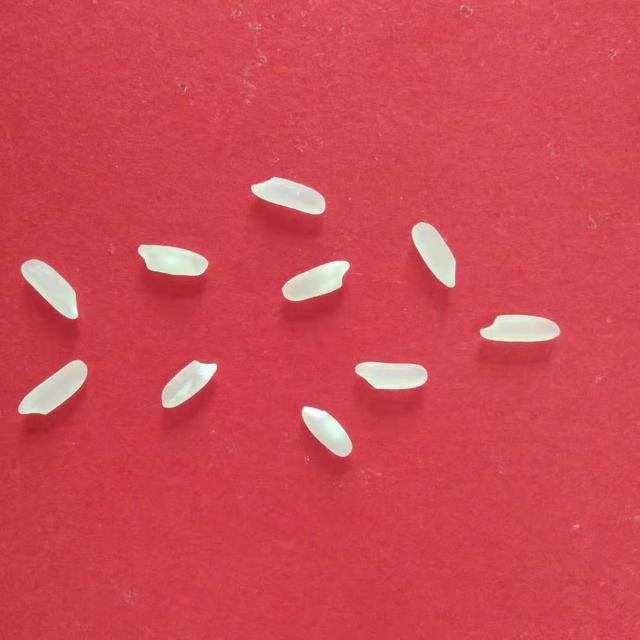
#> input picture test/0.jpg, 640 x 640 px
$ python opencv.py
#> lines starting #> are read from the running program, lines starting #| are printed output that depends on the picture
import cv2
import numpy as np
image = cv2.imread('./test/0.jpg')
#> image is the input picture: shape (640, 640, 3); mean B, G, R 84.3, 72.4, 208.6
# img = np.zeros((512, 512, 3), np.uint8)
# cv2.line(img, (0, 0), (511, 511), (255, 0, 0), 5) #画线
# cv2.rectangle(img, (384, 0), (510, 128), (0, 255, 0), 3)#画矩形框，左下角坐标和右上角坐标
# cv2.circle(img, (447, 63), 63, (0, 0, 255), -1)  #画圆
# cv2.putText(img, 'OpenCV', (10, 500), font, 4, (255, 255, 255), 2) #在图片中写字，name font is not defined

# image = image[15:150,15:150] #对图片进行裁剪

b, g, r = cv2.split(image) #图片拆分
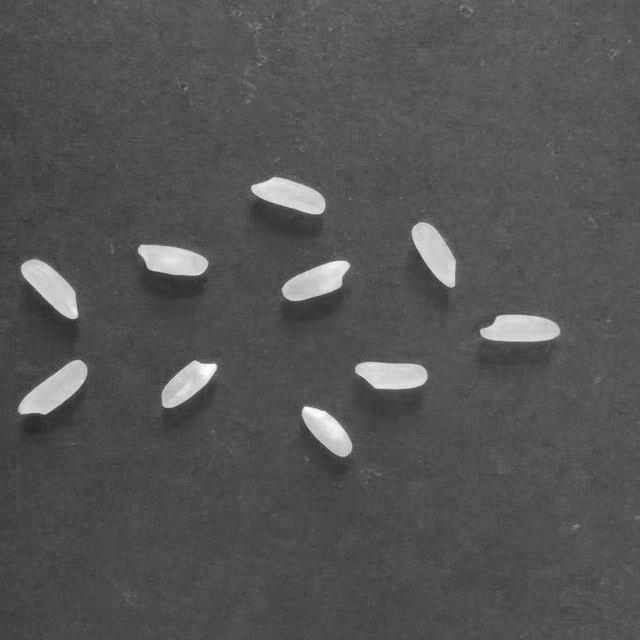
#> b: shape (640, 640); min 37, max 255, mean 84.3
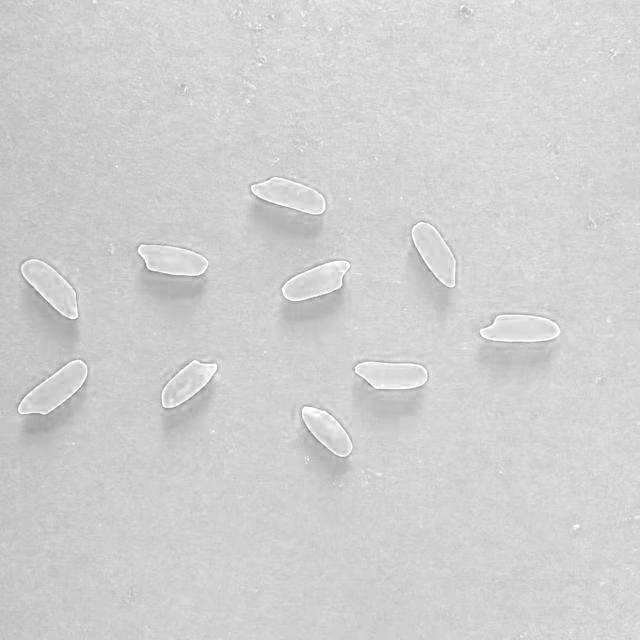
#> r: shape (640, 640); min 122, max 255, mean 208.6
# img = cv2.merge(b, g, r) #图片合并


cv2.imshow('image',r)

cv2.waitKey(0)
cv2.destroyAllWindows()

$ run again, with test/4.jpg copied over test/0.jpg
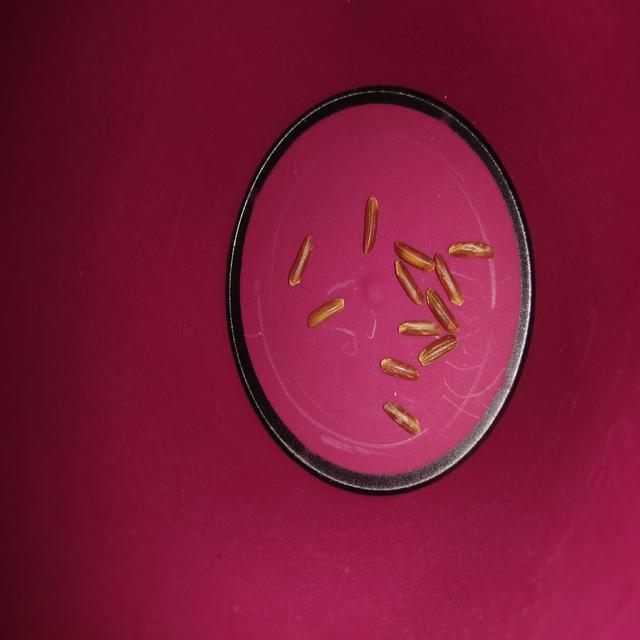
#> input picture test/4.jpg, 640 x 640 px
#> image is the input picture: shape (640, 640, 3); mean B, G, R 54.1, 24, 124.2
#> `b, g, r = cv2.split(image)`:
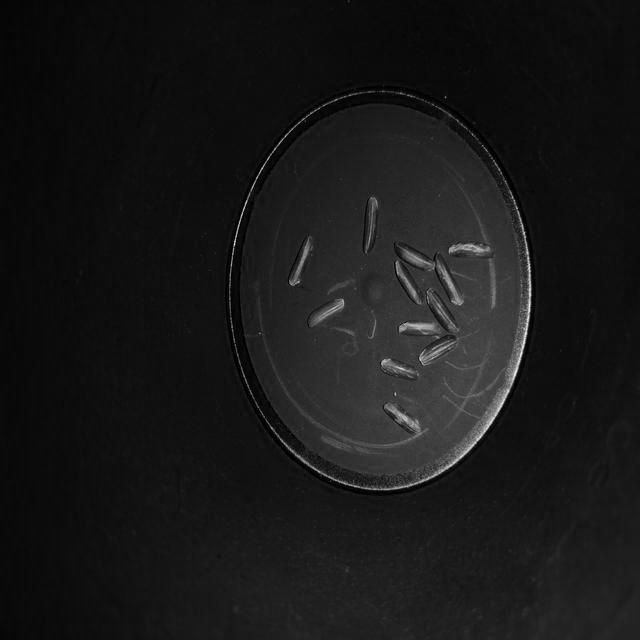
#> g: shape (640, 640); min 0, max 241, mean 24
#> `b, g, r = cv2.split(image)`:
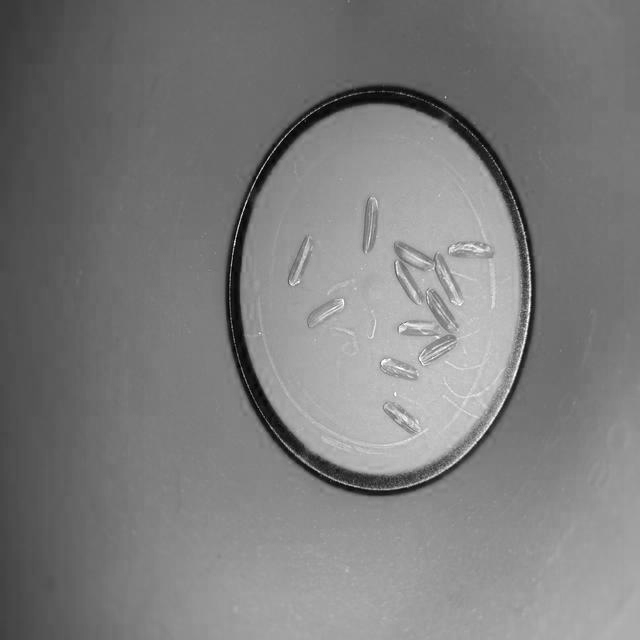
#> r: shape (640, 640); min 0, max 255, mean 124.2

$ run again, with test/5.jpg copied over test/0.jpg
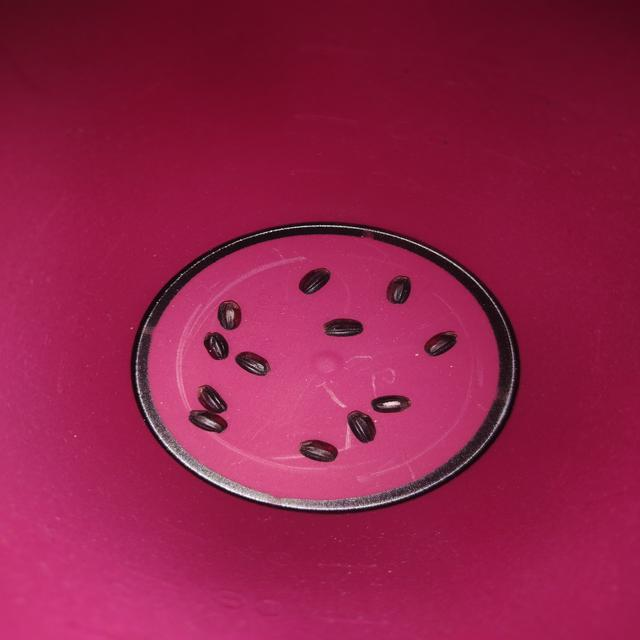
#> input picture test/5.jpg, 640 x 640 px
#> image is the input picture: shape (640, 640, 3); mean B, G, R 71.8, 31.3, 147
#> `b, g, r = cv2.split(image)`:
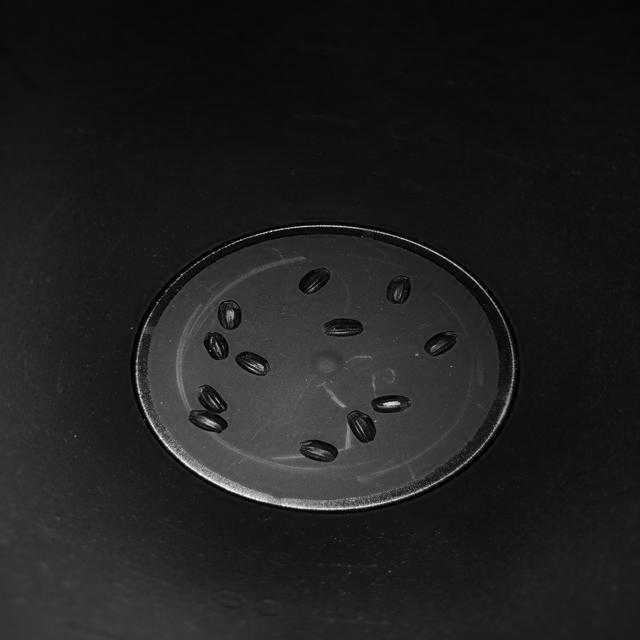
#> g: shape (640, 640); min 0, max 253, mean 31.3
#> `b, g, r = cv2.split(image)`:
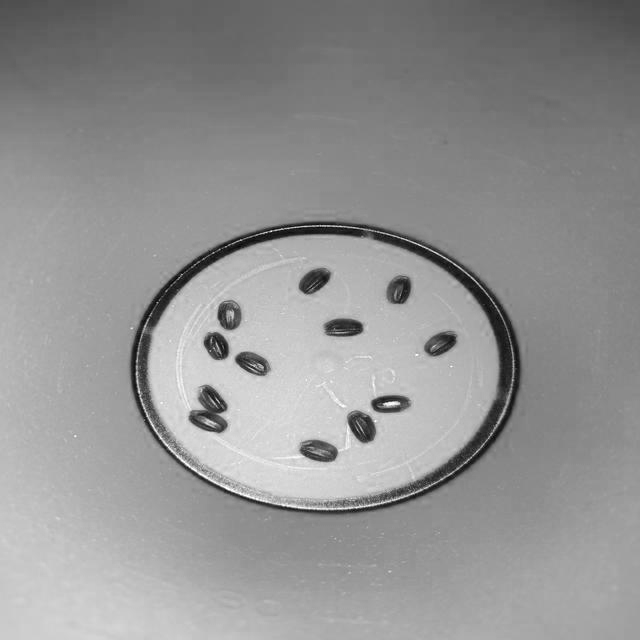
#> r: shape (640, 640); min 0, max 255, mean 147

$ run again, with test/6.jpg copied over test/0.jpg
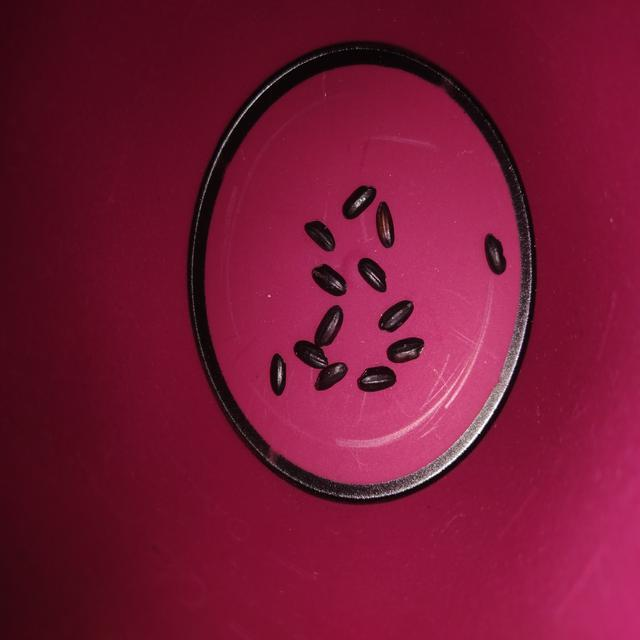
#> input picture test/6.jpg, 640 x 640 px
#> image is the input picture: shape (640, 640, 3); mean B, G, R 52, 22.5, 118.5
#> `b, g, r = cv2.split(image)`:
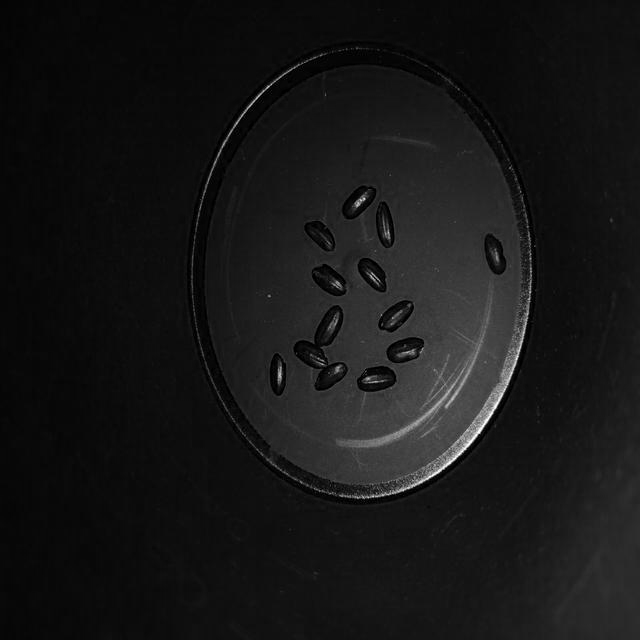
#> g: shape (640, 640); min 0, max 255, mean 22.5
#> `b, g, r = cv2.split(image)`:
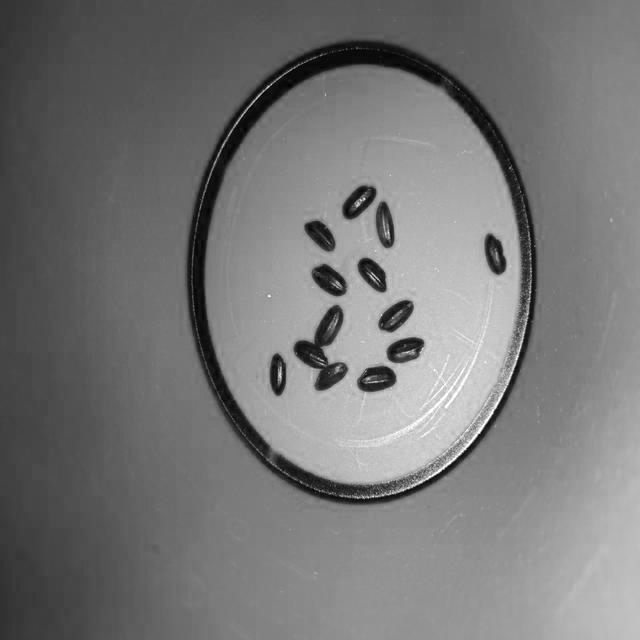
#> r: shape (640, 640); min 0, max 255, mean 118.5
